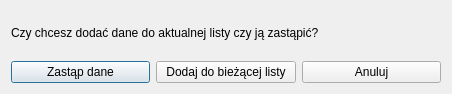
<?xml version="1.0" encoding="UTF-8"?>
<ui version="4.0">
 <class>Dialog</class>
 <widget class="QDialog" name="Dialog">
  <property name="geometry">
   <rect>
    <x>0</x>
    <y>0</y>
    <width>452</width>
    <height>94</height>
   </rect>
  </property>
  <property name="windowTitle">
   <string>Importuj dane</string>
  </property>
  <layout class="QVBoxLayout" name="verticalLayout">
   <item>
    <widget class="QLabel" name="label">
     <property name="text">
      <string>Czy chcesz dodać dane do aktualnej listy czy ją zastąpić?</string>
     </property>
    </widget>
   </item>
   <item>
    <layout class="QHBoxLayout" name="horizontalLayout">
     <item>
      <widget class="QPushButton" name="pushButton">
       <property name="text">
        <string>Zastąp dane</string>
       </property>
      </widget>
     </item>
     <item>
      <widget class="QPushButton" name="pushButton_2">
       <property name="text">
        <string>Dodaj do bieżącej listy</string>
       </property>
      </widget>
     </item>
     <item>
      <widget class="QPushButton" name="pushButton_3">
       <property name="text">
        <string>Anuluj</string>
       </property>
      </widget>
     </item>
    </layout>
   </item>
  </layout>
 </widget>
 <resources/>
 <connections>
  <connection>
   <sender>pushButton_3</sender>
   <signal>clicked()</signal>
   <receiver>Dialog</receiver>
   <slot>reject()</slot>
   <hints>
    <hint type="sourcelabel">
     <x>382</x>
     <y>68</y>
    </hint>
    <hint type="destinationlabel">
     <x>225</x>
     <y>46</y>
    </hint>
   </hints>
  </connection>
 </connections>
</ui>
